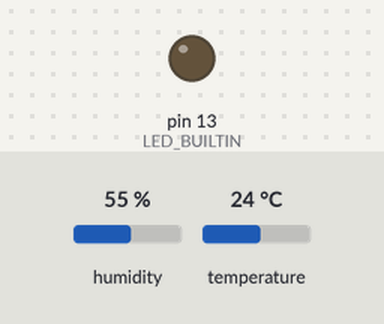
This sketch was run on a simulated Arduino Uno, built with avr-gcc and run on an emulated ATmega328P. Parts: output pins drawn as LEDs (lit = HIGH). Inputs (shaded band) come from the test bench; at power-on: temperature 24 °C, humidity 55 %. What the sketch prints to the serial monitor is not drawn.

Above: at 6.8 s.
6.9 s: temperature set to 41 °C
At 7.7 s:
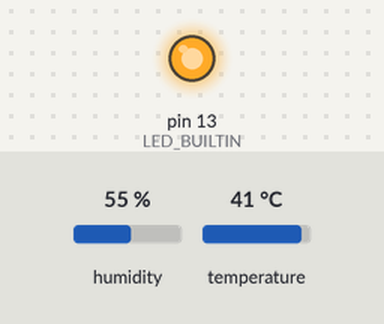
11.4 s: temperature set to 12 °C
Timing chart, 0 to 21.9 s (numbered marks = the images above; inputs shaded):
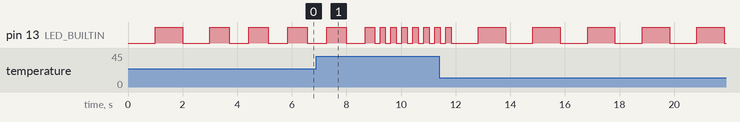

The sketch:

DHT11GroupBlink.ino
```cpp
#include <DHT.h>

#define DHTPIN 2
#define DHTTYPE DHT11

// 修改这一行即可更换串口输出中的组号。
const char GROUP_NUMBER[] = "88";
const unsigned long SAMPLE_INTERVAL_MS = 3000;
const unsigned long SLOW_LED_INTERVAL_MS = 1000;
const unsigned long FAST_LED_INTERVAL_MS = 200;
const float LOW_TEMPERATURE_C = 15.0;
const float HIGH_TEMPERATURE_C = 40.0;

DHT dht(DHTPIN, DHTTYPE);

unsigned long lastSampleAt = 0;
unsigned long lastLedChangeAt = 0;
unsigned long ledIntervalMs = SLOW_LED_INTERVAL_MS;
bool ledIsOn = false;

void setup() {
  pinMode(LED_BUILTIN, OUTPUT);
  digitalWrite(LED_BUILTIN, LOW);
  Serial.begin(9600);
  dht.begin();
}

void loop() {
  const unsigned long now = millis();

  if (now - lastLedChangeAt >= ledIntervalMs) {
    lastLedChangeAt = now;
    ledIsOn = !ledIsOn;
    digitalWrite(LED_BUILTIN, ledIsOn ? HIGH : LOW);
  }

  if (now - lastSampleAt < SAMPLE_INTERVAL_MS) {
    return;
  }
  lastSampleAt = now;

  const float humidity = dht.readHumidity();
  const float temperatureC = dht.readTemperature();

  Serial.print(F("Group "));
  Serial.print(GROUP_NUMBER);
  Serial.print(F(" | "));

  if (isnan(humidity) || isnan(temperatureC)) {
    Serial.println(F("Failed to read from DHT11"));
    return;
  }

  // 15–40 °C 内线性调整每次亮灭切换的间隔，超出范围时保持端点值。
  const float boundedTemperature =
      constrain(temperatureC, LOW_TEMPERATURE_C, HIGH_TEMPERATURE_C);
  const float temperatureFraction =
      (boundedTemperature - LOW_TEMPERATURE_C) / (HIGH_TEMPERATURE_C - LOW_TEMPERATURE_C);
  ledIntervalMs = SLOW_LED_INTERVAL_MS
      - static_cast<unsigned long>(temperatureFraction * (SLOW_LED_INTERVAL_MS - FAST_LED_INTERVAL_MS));

  Serial.print(F("Temperature: "));
  Serial.print(temperatureC, 1);
  Serial.print(F(" C | Humidity: "));
  Serial.print(humidity, 1);
  Serial.print(F(" % | LED toggle: "));
  Serial.print(ledIntervalMs);
  Serial.println(F(" ms"));
}
```
